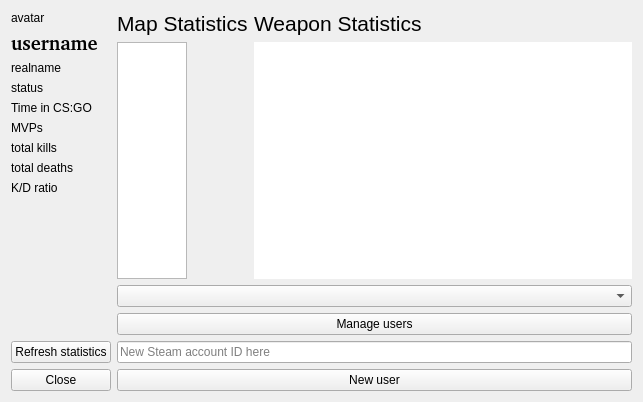
<?xml version="1.0" encoding="UTF-8"?>
<ui version="4.0">
 <class>stats_display_window</class>
 <widget class="QWidget" name="stats_display_window">
  <property name="windowModality">
   <enum>Qt::ApplicationModal</enum>
  </property>
  <property name="geometry">
   <rect>
    <x>0</x>
    <y>0</y>
    <width>643</width>
    <height>402</height>
   </rect>
  </property>
  <property name="windowTitle">
   <string>CS:GO Statistics</string>
  </property>
  <layout class="QGridLayout" name="gridLayout">
   <item row="0" column="2">
    <layout class="QGridLayout" name="base_grid">
     <item row="0" column="0">
      <layout class="QFormLayout" name="stats_layout_contents">
       <item row="0" column="1">
        <widget class="QLabel" name="weapon_stats_label">
         <property name="sizePolicy">
          <sizepolicy hsizetype="Preferred" vsizetype="Preferred">
           <horstretch>0</horstretch>
           <verstretch>0</verstretch>
          </sizepolicy>
         </property>
         <property name="text">
          <string>&lt;html&gt;&lt;head/&gt;&lt;body&gt;&lt;p&gt;&lt;span style=&quot; font-size:16pt;&quot;&gt;Weapon Statistics&lt;/span&gt;&lt;/p&gt;&lt;/body&gt;&lt;/html&gt;</string>
         </property>
        </widget>
       </item>
       <item row="4" column="1">
        <widget class="QTableWidget" name="weapon_table">
         <property name="sizePolicy">
          <sizepolicy hsizetype="Expanding" vsizetype="Expanding">
           <horstretch>0</horstretch>
           <verstretch>0</verstretch>
          </sizepolicy>
         </property>
         <property name="minimumSize">
          <size>
           <width>0</width>
           <height>0</height>
          </size>
         </property>
         <property name="baseSize">
          <size>
           <width>0</width>
           <height>0</height>
          </size>
         </property>
         <property name="frameShape">
          <enum>QFrame::NoFrame</enum>
         </property>
         <property name="frameShadow">
          <enum>QFrame::Plain</enum>
         </property>
         <property name="sizeAdjustPolicy">
          <enum>QAbstractScrollArea::AdjustToContents</enum>
         </property>
         <property name="tabKeyNavigation">
          <bool>false</bool>
         </property>
         <property name="showDropIndicator" stdset="0">
          <bool>false</bool>
         </property>
         <property name="showGrid">
          <bool>true</bool>
         </property>
         <property name="cornerButtonEnabled">
          <bool>false</bool>
         </property>
         <attribute name="horizontalHeaderVisible">
          <bool>false</bool>
         </attribute>
         <attribute name="horizontalHeaderDefaultSectionSize">
          <number>100</number>
         </attribute>
         <attribute name="horizontalHeaderHighlightSections">
          <bool>false</bool>
         </attribute>
         <attribute name="horizontalHeaderMinimumSectionSize">
          <number>15</number>
         </attribute>
         <attribute name="verticalHeaderVisible">
          <bool>false</bool>
         </attribute>
         <attribute name="verticalHeaderDefaultSectionSize">
          <number>70</number>
         </attribute>
         <attribute name="verticalHeaderHighlightSections">
          <bool>false</bool>
         </attribute>
        </widget>
       </item>
       <item row="4" column="0">
        <widget class="QTableWidget" name="map_table">
         <property name="sizeAdjustPolicy">
          <enum>QAbstractScrollArea::AdjustToContents</enum>
         </property>
         <property name="tabKeyNavigation">
          <bool>false</bool>
         </property>
         <property name="showDropIndicator" stdset="0">
          <bool>false</bool>
         </property>
         <property name="cornerButtonEnabled">
          <bool>false</bool>
         </property>
         <attribute name="horizontalHeaderVisible">
          <bool>false</bool>
         </attribute>
         <attribute name="horizontalHeaderDefaultSectionSize">
          <number>100</number>
         </attribute>
         <attribute name="horizontalHeaderHighlightSections">
          <bool>false</bool>
         </attribute>
         <attribute name="horizontalHeaderMinimumSectionSize">
          <number>15</number>
         </attribute>
         <attribute name="verticalHeaderVisible">
          <bool>false</bool>
         </attribute>
         <attribute name="verticalHeaderDefaultSectionSize">
          <number>70</number>
         </attribute>
         <attribute name="verticalHeaderHighlightSections">
          <bool>false</bool>
         </attribute>
        </widget>
       </item>
       <item row="0" column="0">
        <widget class="QLabel" name="map_stats_label">
         <property name="text">
          <string>&lt;html&gt;&lt;head/&gt;&lt;body&gt;&lt;p&gt;&lt;span style=&quot; font-size:16pt;&quot;&gt;Map Statistics&lt;/span&gt;&lt;/p&gt;&lt;/body&gt;&lt;/html&gt;</string>
         </property>
        </widget>
       </item>
      </layout>
     </item>
    </layout>
   </item>
   <item row="7" column="0">
    <widget class="QPushButton" name="close_button">
     <property name="text">
      <string>Close</string>
     </property>
    </widget>
   </item>
   <item row="6" column="2">
    <widget class="QLineEdit" name="new_steam_id">
     <property name="placeholderText">
      <string>New Steam account ID here</string>
     </property>
    </widget>
   </item>
   <item row="1" column="2">
    <widget class="QComboBox" name="users_dropdown"/>
   </item>
   <item row="7" column="2">
    <widget class="QPushButton" name="new_id_button">
     <property name="text">
      <string>New user</string>
     </property>
    </widget>
   </item>
   <item row="0" column="0">
    <layout class="QFormLayout" name="stats_layout">
     <item row="0" column="0">
      <widget class="QLabel" name="avatar_label">
       <property name="text">
        <string>avatar</string>
       </property>
      </widget>
     </item>
     <item row="1" column="0">
      <widget class="QLabel" name="username_label">
       <property name="font">
        <font>
         <family>Arial [Mono]</family>
         <pointsize>14</pointsize>
         <weight>75</weight>
         <bold>true</bold>
        </font>
       </property>
       <property name="text">
        <string>username</string>
       </property>
      </widget>
     </item>
     <item row="2" column="0">
      <widget class="QLabel" name="realname_label">
       <property name="text">
        <string>realname</string>
       </property>
      </widget>
     </item>
     <item row="3" column="0">
      <widget class="QLabel" name="status_label">
       <property name="text">
        <string>status</string>
       </property>
      </widget>
     </item>
     <item row="4" column="0">
      <widget class="QLabel" name="time_in_label">
       <property name="text">
        <string>Time in CS:GO</string>
       </property>
      </widget>
     </item>
     <item row="5" column="0">
      <widget class="QLabel" name="mvp_number_label">
       <property name="text">
        <string>MVPs</string>
       </property>
      </widget>
     </item>
     <item row="6" column="0">
      <widget class="QLabel" name="total_kills_label">
       <property name="text">
        <string>total kills</string>
       </property>
      </widget>
     </item>
     <item row="7" column="0">
      <widget class="QLabel" name="total_deaths_label">
       <property name="text">
        <string>total deaths</string>
       </property>
      </widget>
     </item>
     <item row="8" column="0">
      <widget class="QLabel" name="kd_ratio_label">
       <property name="text">
        <string>K/D ratio</string>
       </property>
      </widget>
     </item>
    </layout>
   </item>
   <item row="6" column="0">
    <widget class="QPushButton" name="refresh_button">
     <property name="text">
      <string>Refresh statistics</string>
     </property>
    </widget>
   </item>
   <item row="2" column="2">
    <widget class="QPushButton" name="manage_users_button">
     <property name="text">
      <string>Manage users</string>
     </property>
    </widget>
   </item>
  </layout>
 </widget>
 <resources/>
 <connections>
  <connection>
   <sender>close_button</sender>
   <signal>clicked()</signal>
   <receiver>stats_display_window</receiver>
   <slot>close()</slot>
   <hints>
    <hint type="sourcelabel">
     <x>259</x>
     <y>382</y>
    </hint>
    <hint type="destinationlabel">
     <x>177</x>
     <y>386</y>
    </hint>
   </hints>
  </connection>
 </connections>
</ui>
